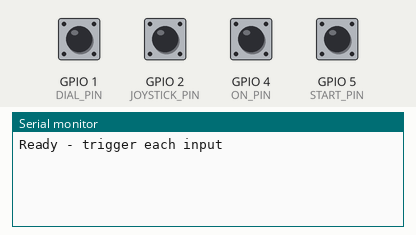
Bench run of a sketch on a simulated ESP32. Shown: the last lines printed to the serial monitor. The inputs (shaded band) are chosen by the test bench; at power-on: GPIO 1 (DIAL_PIN), GPIO 2 (JOYSTICK_PIN), GPIO 4 (ON_PIN), GPIO 5 (START_PIN) HIGH.

Above: at 3.2 s.
3.3 s: GPIO 1 (DIAL_PIN) pulled LOW for 1.2 s
At 4.4 s:
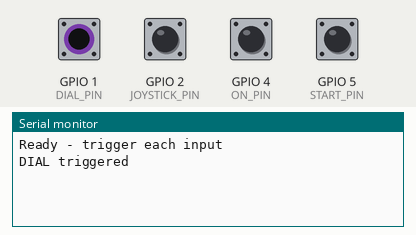
6.0 s: GPIO 2 (JOYSTICK_PIN) pulled LOW for 1.2 s
At 7.9 s:
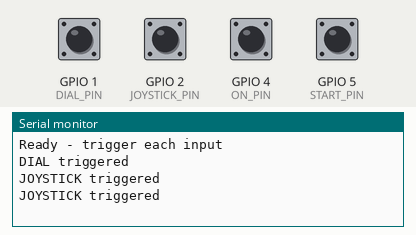
8.7 s: GPIO 4 (ON_PIN) pulled LOW for 1.2 s
At 9.4 s:
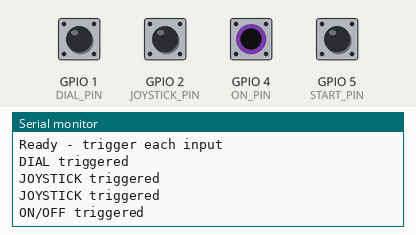
11.4 s: GPIO 5 (START_PIN) pulled LOW for 1.2 s
At 12.9 s:
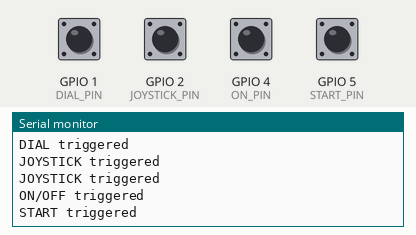

The sketch:

Testing_BopIt_Inputs.ino
```cpp
#define DIAL_PIN     1
#define JOYSTICK_PIN 2
#define ON_PIN       4
#define START_PIN    5

void setup() {
  Serial.begin(115200);
  delay(2000);

  pinMode(DIAL_PIN,     INPUT_PULLUP);
  pinMode(JOYSTICK_PIN, INPUT_PULLUP);
  pinMode(ON_PIN,       INPUT_PULLUP);
  pinMode(START_PIN,    INPUT_PULLUP);

  Serial.println("Ready - trigger each input");
}

void loop() {

  if (digitalRead(DIAL_PIN) == LOW)
    Serial.println("DIAL triggered");

  if (digitalRead(JOYSTICK_PIN) == LOW)
    Serial.println("JOYSTICK triggered");

  if (digitalRead(ON_PIN) == LOW)
    Serial.println("ON/OFF triggered");

  if (digitalRead(START_PIN) == LOW)
    Serial.println("START triggered");

  delay(1000);
}
```

Measured:
- after the input at 3.3 s, the serial monitor: prints a new line after 0.70 s (image 1)
- after the input at 6.0 s, the serial monitor: prints a new line at once (image 2)
- after the input at 8.7 s, the serial monitor: prints a new line after 0.30 s (image 3)
- after the input at 11.4 s, the serial monitor: prints a new line after 0.60 s (image 4)
